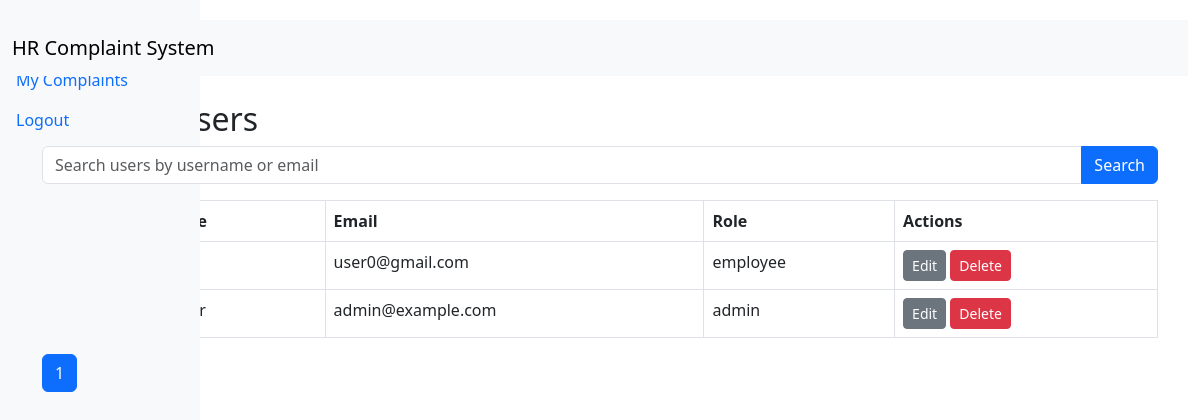
Screenshot of /admin/manage_users (signed in) with the database file from the repository.
### app/models.py (models this page shows, shortened)
class User(db.Model, UserMixin):
    id = db.Column(db.Integer, primary_key=True)
    username = db.Column(db.String(64), unique=True, nullable=False)
    email = db.Column(db.String(120), unique=True, nullable=False)
    password_hash = db.Column(db.String(128), nullable=False)
    role = db.Column(db.String(64), nullable=False, default='employee')
    complaints = db.relationship('Complaint', backref='author', lazy=True)

### app/blueprints/admin/routes.py (the view)
@admin.route('/admin/manage_users')
@login_required
def manage_users():
    search = request.args.get('search')
    users_query = User.query
    if search:
        users_query = users_query.filter(User.username.ilike(f'%{search}%') | User.email.ilike(f'%{search}%'))
    users = users_query.paginate(page=request.args.get('page', 1, type=int), per_page=10)
    return render_template('admin/manage_users.html', users=users)

### app/__init__.py (called while the page is built)
def create_app(config_class=Config):
    app = Flask(__name__)
    app.config.from_object(config_class)
    db.init_app(app)
    login_manager.init_app(app)
    migrate.init_app(app, db)
    from app.blueprints.auth.routes import auth
    from app.blueprints.employee.routes import employee
    from app.blueprints.manager.routes import manager
    from app.blueprints.admin.routes import admin
    from app.errors.handlers import errors
    app.register_blueprint(auth)
    app.register_blueprint(employee)
    app.register_blueprint(manager)
    app.register_blueprint(admin)
    app.register_blueprint(errors)
    @login_manager.user_loader
    def load_user(user_id):
        from app.models import User  # Import the User model here to avoid circular import
        return User.query.get(int(user_id))
    return app

### app/templates/admin/manage_users.html (shortened to what this page needs)
{% extends "base.html" %}
{% block content %}
<h2>Manage Users</h2>
<form method="GET" action="{{ url_for('admin.manage_users') }}" class="mb-3">
    <div class="input-group">
        <input type="text" name="search" class="form-control" placeholder="Search users by username or email" value="{{ request.args.get('search', '') }}">
        <button class="btn btn-primary" type="submit">Search</button>
    </div>
</form>
<table class="table table-bordered">
    <thead>
        <tr>
            <th>ID</th>
            <th>Username</th>
            <th>Email</th>
            <th>Role</th>
            <th>Actions</th>
        </tr>
    </thead>
    <tbody>
        {% for user in users %}
        <tr>
            <td>{{ user.id }}</td>
            <td>{{ user.username }}</td>
            <td>{{ user.email }}</td>
            <td>{{ user.role }}</td>
            <td>
                <a href="{{ url_for('admin.edit_user', user_id=user.id) }}" class="btn btn-sm btn-secondary">Edit</a>
                <a href="{{ url_for('admin.delete_user', user_id=user.id) }}" class="btn btn-sm btn-danger">Delete</a>
            </td>
        </tr>
        {% endfor %}
    </tbody>
</table>
<nav aria-label="Page navigation">
    <ul class="pagination">
        {% for page in users.iter_pages() %}
            {% if page %}
            <li class="page-item {% if page == users.page %}active{% endif %}"><a class="page-link" href="{{ url_for('admin.manage_users', page=page) }}">{{ page }}</a></li>
            {% else %}
            <li class="page-item disabled"><span class="page-link">...</span></li>
            {% endif %}
        {% endfor %}
    </ul>
</nav>
{% endblock %}

### app/static/css/styles.css (style rules this page uses)
body { background-color: #f8f9fa; }
.btn-primary { background-color: #007bff; border-color: #007bff; }

### rows the page displays
User: email "user0@gmail.com", role "employee"
User: email "admin@example.com", role "admin"

### other values shown
{{ page }} "1"
